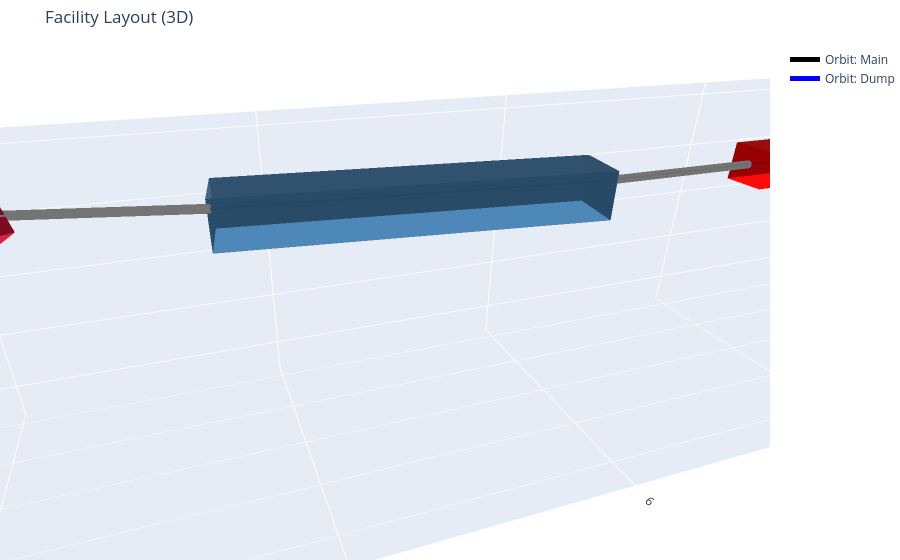

The code cell stored with this chart in its notebook:
### Markdown cell above
### 3D visualization ([Plotly](https://plotly.com))

3D visualization provides an intuitive representation of the entire facility:

- reference trajectories are drawn as lines
- elements are rendered as boxes or cylinders
- visual dimensions are controlled via element attributes

Important implementation details:

- element bodies are positioned using `r_start` and `W_start`
- X and Y axes are scaled equally so that round elements remain round
- element geometry is rigidly attached to the beamline orientation

---

## Visualization-only element attributes

Starting from Ocelot version ≥ 25.12, elements support additional attributes used
**only for visualization**:

- **`width`** — transverse size in the x-direction
- **`height`** — transverse size in the y-direction
- **`color`** — display color for plotting

These attributes do **not** affect beam dynamics or tracking.

---

### Code cell
fig = plot_layout_3d(
    facility,
    show_orbit=True,
    show_elements=True,
    title="Facility Layout (3D)"
)
fig.show()
